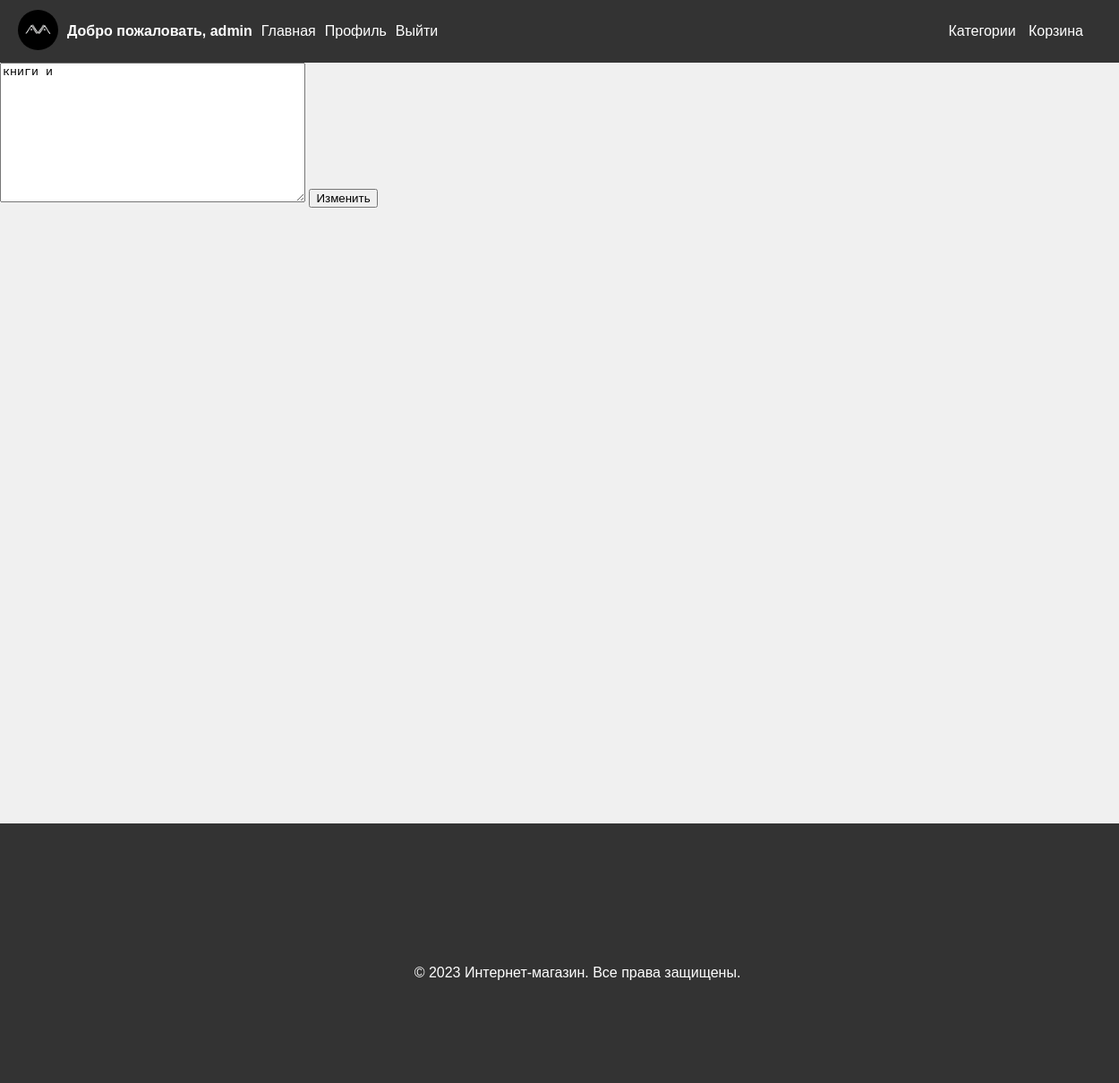
Page /products/edit_comment/3 (signed in) on the committed database.
### users/models.py (models this page shows)
class User(AbstractUser):
    date_of_birth = models.DateField(null=True, blank=True)
    number_of_phone = models.CharField(max_length=20, blank=True, null=True)
    avatar = models.ImageField(upload_to='images/users/avatar/', blank=True, null=True, default='images/users/avatar/defolt/defolt_avatar.png')
    class Meta:
        verbose_name = "Пользователь"
        verbose_name_plural = "Пользователи"

### products/models.py (models this page shows, shortened)
class Comments(models.Model):
    user = models.ForeignKey(to=User, related_name='user', on_delete=models.CASCADE)
    product = models.ForeignKey(to=Product, related_name='product', on_delete=models.CASCADE)
    comment = models.TextField()
    date_added = models.DateTimeField(auto_now_add=True)
    date_update = models.DateTimeField(auto_now=True)

### products/views.py (the view)
# urls.py: path('edit_comment/<int:comment_id>', edit_comment, name='edit_comment'),
@login_required
def edit_comment(request, comment_id):
    comment = get_object_or_404(Comments, id=comment_id)
    if request.method == 'POST':
        form_edit_comment = EditCommentForm(request.POST, instance=comment)
        if form_edit_comment.is_valid():
            comment.comment = form_edit_comment.cleaned_data['comment']
            form_edit_comment.save()
            return redirect(f'{HOST}products/info_about_product/{str(comment.product.id)}')
    else:
        form_edit_comment = EditCommentForm(instance=comment)
    context = {'form_edit_comment': form_edit_comment,
               'title_page': 'Изменить комментарий'}
    return render(request, 'edit_comment.html', context)

### products/forms.py
class EditCommentForm(forms.ModelForm):
    class Meta:
        model = Comments
        fields = ('comment',)

### products/templates/edit_comment.html (shortened to what this page needs)
{% extends 'base.html' %}
{% load static %}
{% block content %}
    <form method="post">
        {{ form_edit_comment.comment }}
        <button type="submit">Изменить</button>
    </form>
{% endblock %}

### products/templates/base.html (shortened to what this page needs)
{% load static %}
<!DOCTYPE html>
<html lang="en">
<head>
    <link rel="stylesheet" type="text/css" href="{% static 'products/css/base.css' %}">
</head>
<body class="body_class">
    <div class="navigation_block">
        <div class="user_block">
            {% if user.is_authenticated %}
                {% if user.avatar.url %}
                    <a class="user_item_menu" href="{% url 'index' %}"> <img style="width:45px; height:45px; border-radius: 50px;"  src="{{ user.avatar.url }}"></a>
                {% else %}
                    <a class="user_item_menu" href="{% url 'index' %}"> <img style="width:45px; height:45px; border-radius: 50px;"  src="{% static 'products/image/defolt/defolt_avatar.png' %}"></a>
                {% endif %}
                <p class="hello_block">Добро пожаловать, {{ user.username }}</p>
                <a class="user_item_menu" href="{% url 'index' %}">Главная</a>
                <a class="user_item_menu" href="{% url 'users:profile' %}">Профиль</a>
                <a class="user_item_menu" href="{% url 'users:logout' %}">Выйти</a>
            {% else %}
                <a class="user_item_menu" href="{% url 'index' %}">Главная</a>
                <a class="user_item_menu" href="{% url 'users:sign_in' %}">Войти</a>
                <a class="user_item_menu" href="{% url 'users:sign_up' %}">Регистрация</a>
            {% endif %}
        </div>
        <div class="product_items_menu_block">
            <a class="product_item_menu" href="{% url 'products:product_categories' category_id=1 %}">Категории</a>
            {% if user.is_authenticated %}
                <a class="product_item_menu" href="{% url 'products:basket' %}">Корзина</a>
            {% endif %}
        </div>
    </div>
    <div class="content">
        {% block content %}
        {% endblock %}
    </div>
    <div class="footer">
        <div class="block_with_text">
            <p>&copy; 2023 Интернет-магазин. Все права защищены.</p>
        </div>
    </div>
</body>
</html>

### products/static/products/css/base.css (style rules this page uses)
body { font-family: Arial, sans-serif; background-color: #f0f0f0; margin: 0; padding: 0; height: 100%; overflow-x: hidden; }
.navigation_block { background-color: #333; color: #fff; display: flex; justify-content: space-between; align-items: center; padding: 10px 20px; }
.user_block { display: flex; align-items: center; }
.user_item_menu { color: #fff; text-decoration: none; margin-right: 10px; }
.product_items_menu_block { padding: 10px; }
.product_item_menu { color: #fff; text-decoration: none; margin-right: 10px; }
.content { height: 100vh; }
.hello_block { font-weight: bold; margin-right: 10px; }
.footer { width: 100%; height: 250px; position: relative; bottom: 0; left: 0; padding: 20px; color: white; margin-top: 50px; background-color: #333; }
.block_with_text { padding-top: 122px; text-align: center; margin-bottom: 0px; }

### rows in the picture
User: avatar (picture), username "admin"
Comments: comment "книги и"
